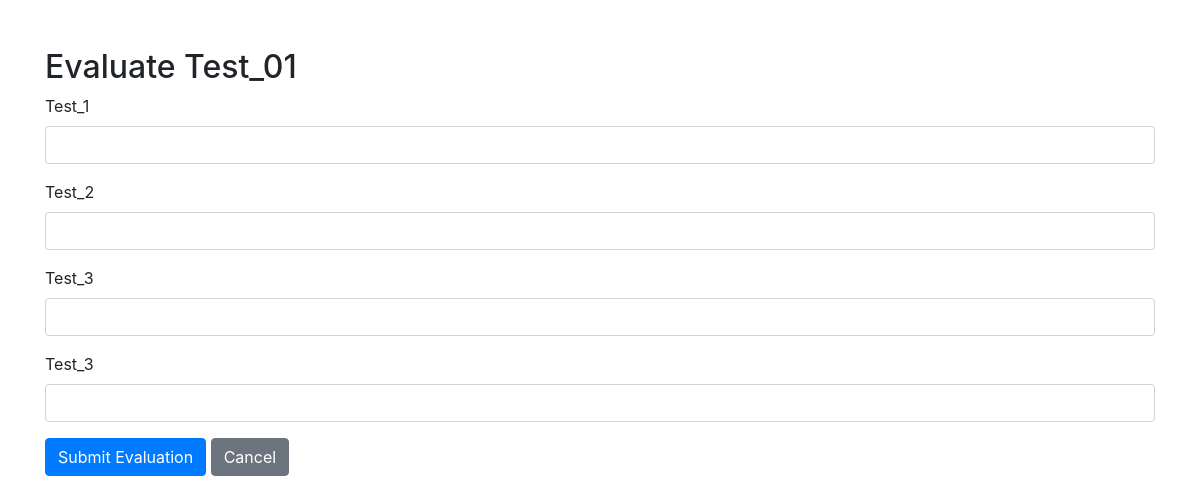
The app's page /evaluate/1/1/, older data.
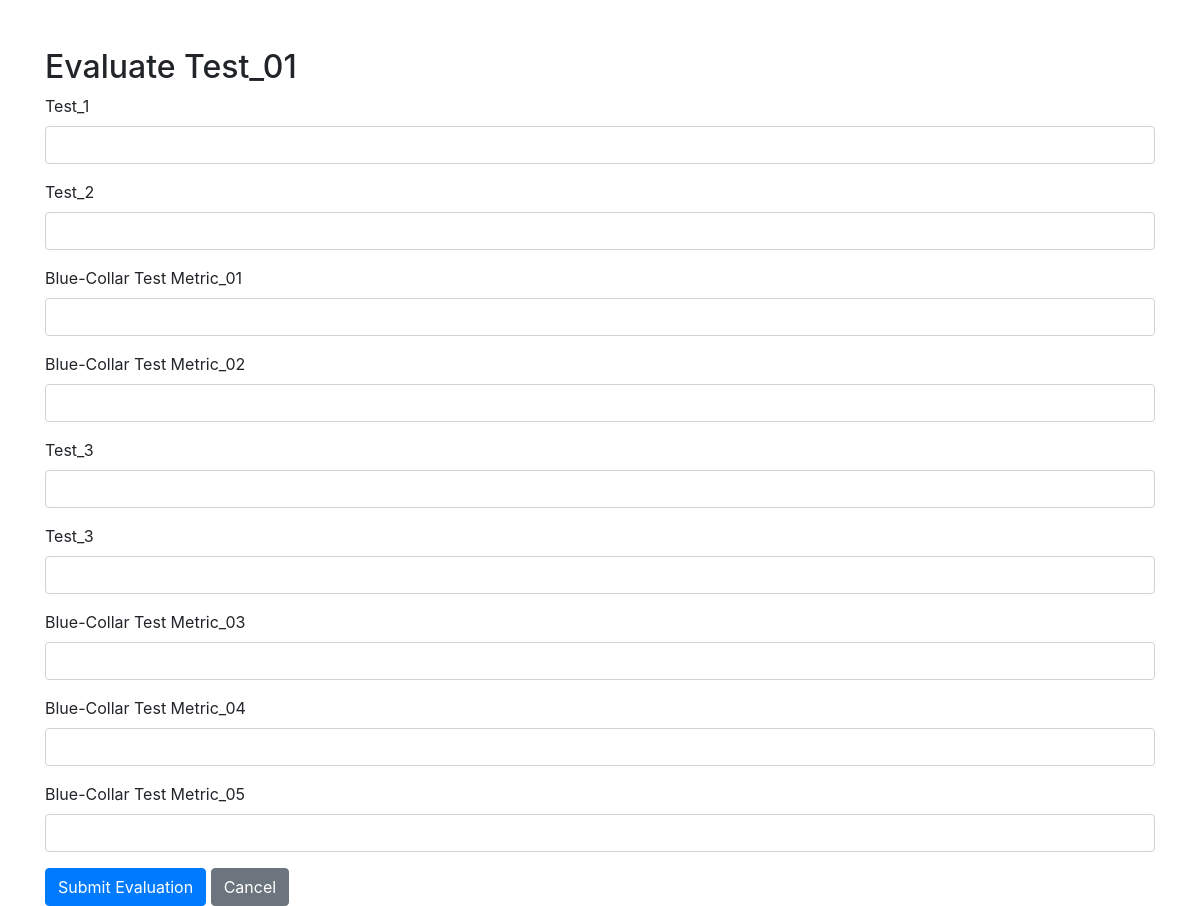
The same page, newer data.
### pms/models.py (models this page shows, shortened)
class Metric(models.Model):
    name = models.CharField(max_length=100)
    metric_weight = models.PositiveSmallIntegerField()
    category = models.ForeignKey(Category, on_delete=models.CASCADE)

### pms/views.py (the view, shortened to what this page needs)
# urls.py: path('evaluate/<int:evaluation_id>/<int:employee_id>/', evaluate_employee, name='evaluate_employee'),
def evaluate_employee(request, evaluation_id, employee_id):
    employee = get_object_or_404(Employee, id=employee_id)
    evaluation = get_object_or_404(Evaluation, id=evaluation_id)
    metrics = Metric.objects.filter(category__template=evaluation.template)
    user_scores = {us.metric.id: us.score for us in UserScore.objects.filter(employee=employee, evaluation=evaluation)}
    return render(request, 'pms/evaluate_employee.html', {
        'employee': employee,
        'evaluation': evaluation,
        'metrics': metrics,
        'user_scores': user_scores,
    })

### templates/pms/evaluate_employee.html (shortened to what this page needs)
<!DOCTYPE html>
<html lang="en">
<head>
    <link href="https://stackpath.bootstrapcdn.com/bootstrap/4.5.2/css/bootstrap.min.css" rel="stylesheet">
</head>
<body>
<div class="container mt-5">
    <h2>Evaluate {{ employee.full_name }}</h2>
    <form method="post">
        {% for metric in metrics %}
            <div class="form-group">
                <label for="score_{{ metric.id }}">{{ metric.name }}</label>
                <input type="number"
                       name="score_{{ metric.id }}"
                       id="score_{{ metric.id }}"
                       class="form-control"
                       min="0"
                       required>
            </div>
        {% endfor %}
        <button type="submit" class="btn btn-primary">Submit Evaluation</button>
        <a href="{% url 'list_employees' %}" class="btn btn-secondary">Cancel</a>
    </form>
</div>
</body>
</html>

Row changes from the older to the newer data that the page shows:
added Metric: name "Blue-Collar Test Metric_01"
added Metric: name "Blue-Collar Test Metric_02"
added Metric: name "Blue-Collar Test Metric_03"
added Metric: name "Blue-Collar Test Metric_04"
added Metric: name "Blue-Collar Test Metric_05"
